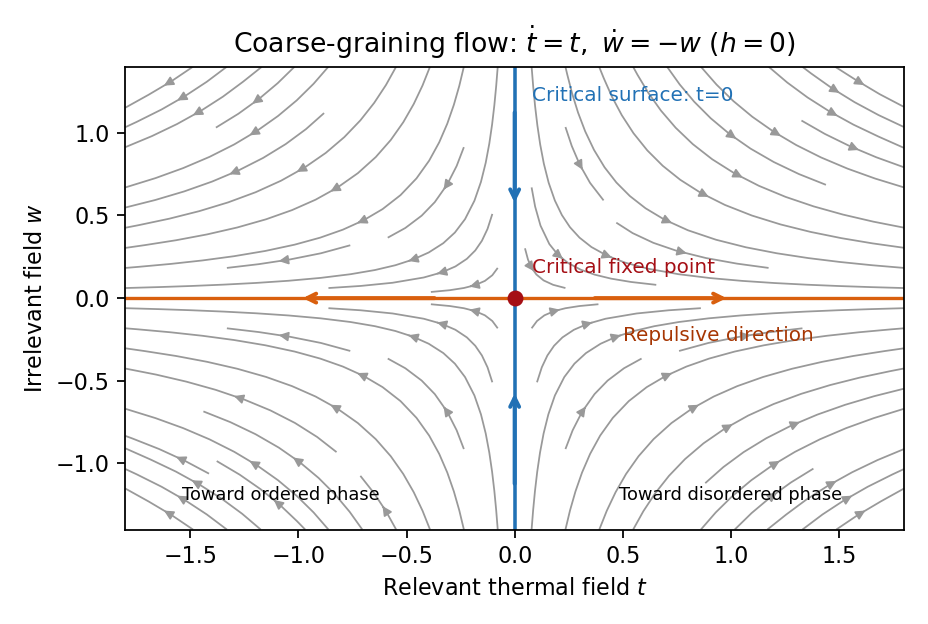

Python code for this plot:
"""Linear saddle RG flow; Python 3.14.4, NumPy 2.3.5, Matplotlib 3.10.7.

Emit the PNG basename in caller CWD; respect caller MPLCONFIGDIR.
"""
from pathlib import Path
import matplotlib
matplotlib.use("Agg")
import matplotlib.pyplot as plt
import numpy as np


def main():
    fig, ax = plt.subplots(figsize=(5.8, 3.9), dpi=160, facecolor="white")
    t = np.linspace(-1.8, 1.8, 65)
    w = np.linspace(-1.4, 1.4, 65)
    tt, ww = np.meshgrid(t, w)
    ax.streamplot(t, w, tt, -ww, color="0.60", linewidth=.8, density=.8, arrowsize=.85)
    ax.axvline(0, color="#2171b5", lw=1.6)
    ax.axhline(0, color="#d95f0e", lw=1.5)
    for a, b in [((0, 1.15), (0, .55)), ((0, -1.15), (0, -.55))]:
        ax.annotate("", xy=b, xytext=a, arrowprops={"arrowstyle": "->", "lw": 1.8, "color": "#2171b5"})
    for a, b in [((.35, 0), (1, 0)), ((-.35, 0), (-1, 0))]:
        ax.annotate("", xy=b, xytext=a, arrowprops={"arrowstyle": "->", "lw": 1.8, "color": "#d95f0e"})
    ax.scatter([0], [0], color="#a50f15", s=38, zorder=5)
    ax.text(.08, .15, "Critical fixed point", color="#a50f15", fontsize=9)
    ax.text(.08, 1.19, "Critical surface: t=0", color="#2171b5", fontsize=9)
    ax.text(.5, -.26, "Repulsive direction", color="#a63603", fontsize=9)
    ax.text(-1.08, -1.22, "Toward ordered phase", ha="center", fontsize=8)
    ax.text(1.0, -1.22, "Toward disordered phase", ha="center", fontsize=8)
    ax.set(xlim=(-1.8, 1.8), ylim=(-1.4, 1.4), xlabel=r"Relevant thermal field $t$",
           ylabel=r"Irrelevant field $w$", title=r"Coarse-graining flow: $\dot t=t,\ \dot w=-w$ ($h=0$)")
    ax.set_facecolor("white")
    fig.tight_layout()
    fig.savefig(Path("paper-51-critical-rg-flow.png"), facecolor="white", transparent=False)
    plt.close(fig)


if __name__ == "__main__":
    main()
